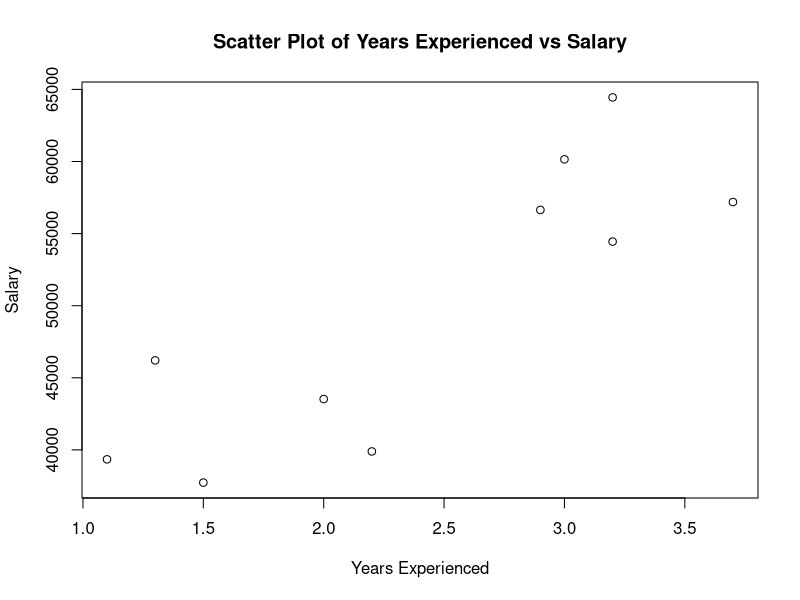
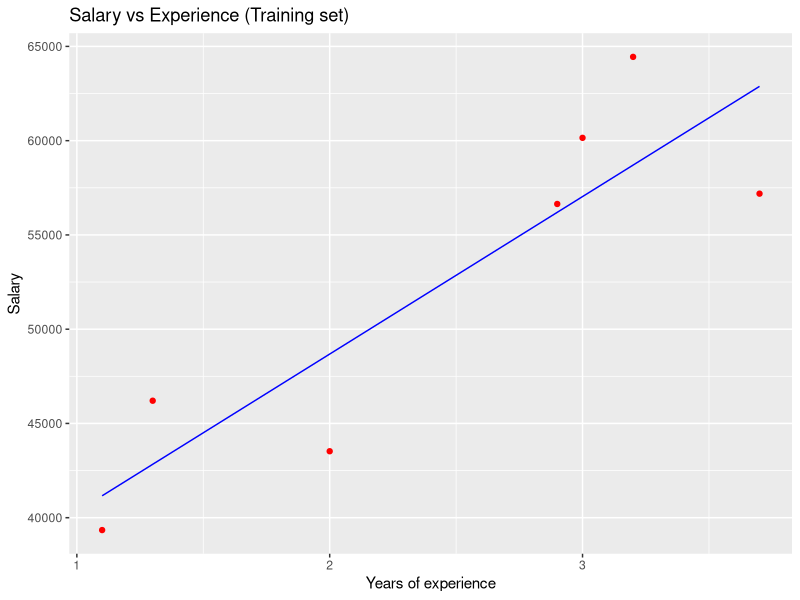
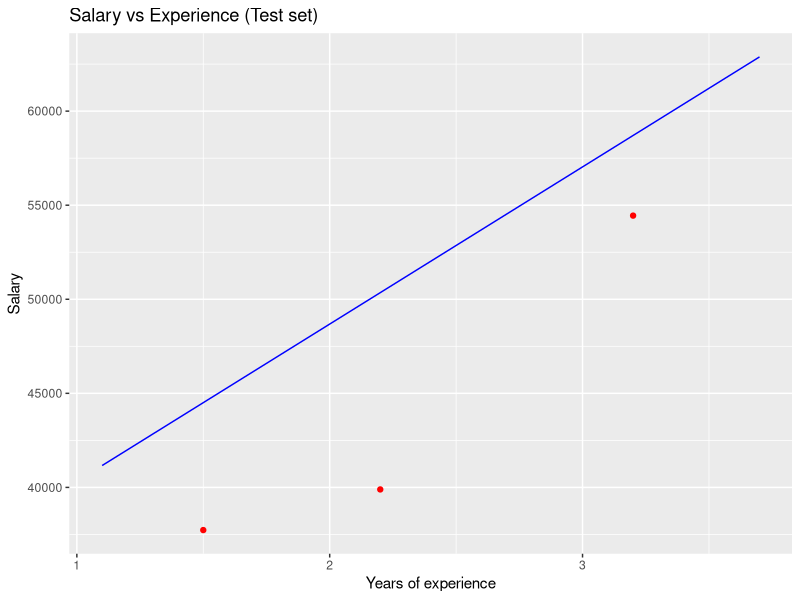

Source code (R) for these figures, in order:
install.packages('caTools')

# Create the data frame
data <- data.frame(
  Years_Exp = c(1.1, 1.3, 1.5, 2.0, 2.2, 2.9, 3.0, 3.2, 3.2, 3.7),
  Salary = c(39343.00, 46205.00, 37731.00, 43525.00,
             39891.00, 56642.00, 60150.00, 54445.00, 64445.00, 57189.00)
)

# Create the scatter plot
plot(data$Years_Exp, data$Salary,
     xlab = "Years Experienced",
     ylab = "Salary",
     main = "Scatter Plot of Years Experienced vs Salary")

library(caTools)
split = sample.split(data$Salary, SplitRatio = 0.7)
trainingset = subset(data, split == TRUE)
testset = subset(data, split == FALSE)
 
# Fitting Simple Linear Regression to the Training set
lm.r= lm(formula = Salary ~ Years_Exp,
         data = trainingset)
coef(lm.r)
 
# Predicting the Test set results
ypred = predict(lm.r, newdata = testset)
  
library(ggplot2)

# Visualising the Training set results
ggplot() + geom_point(aes(x = trainingset$Years_Ex, 
                          y = trainingset$Salary), colour = 'red') +
  geom_line(aes(x = trainingset$Years_Ex,
                y = predict(lm.r, newdata = trainingset)), colour = 'blue') +
   
  ggtitle('Salary vs Experience (Training set)') +
  xlab('Years of experience') +
  ylab('Salary')

# Visualising the Test set results
ggplot() +
  geom_point(aes(x = testset$Years_Exp, y = testset$Salary),
             colour = 'red') +
  geom_line(aes(x = trainingset$Years_Exp,
                y = predict(lm.r, newdata = trainingset)), 
            colour = 'blue') +
  ggtitle('Salary vs Experience (Test set)') +
  xlab('Years of experience') +
  ylab('Salary')
